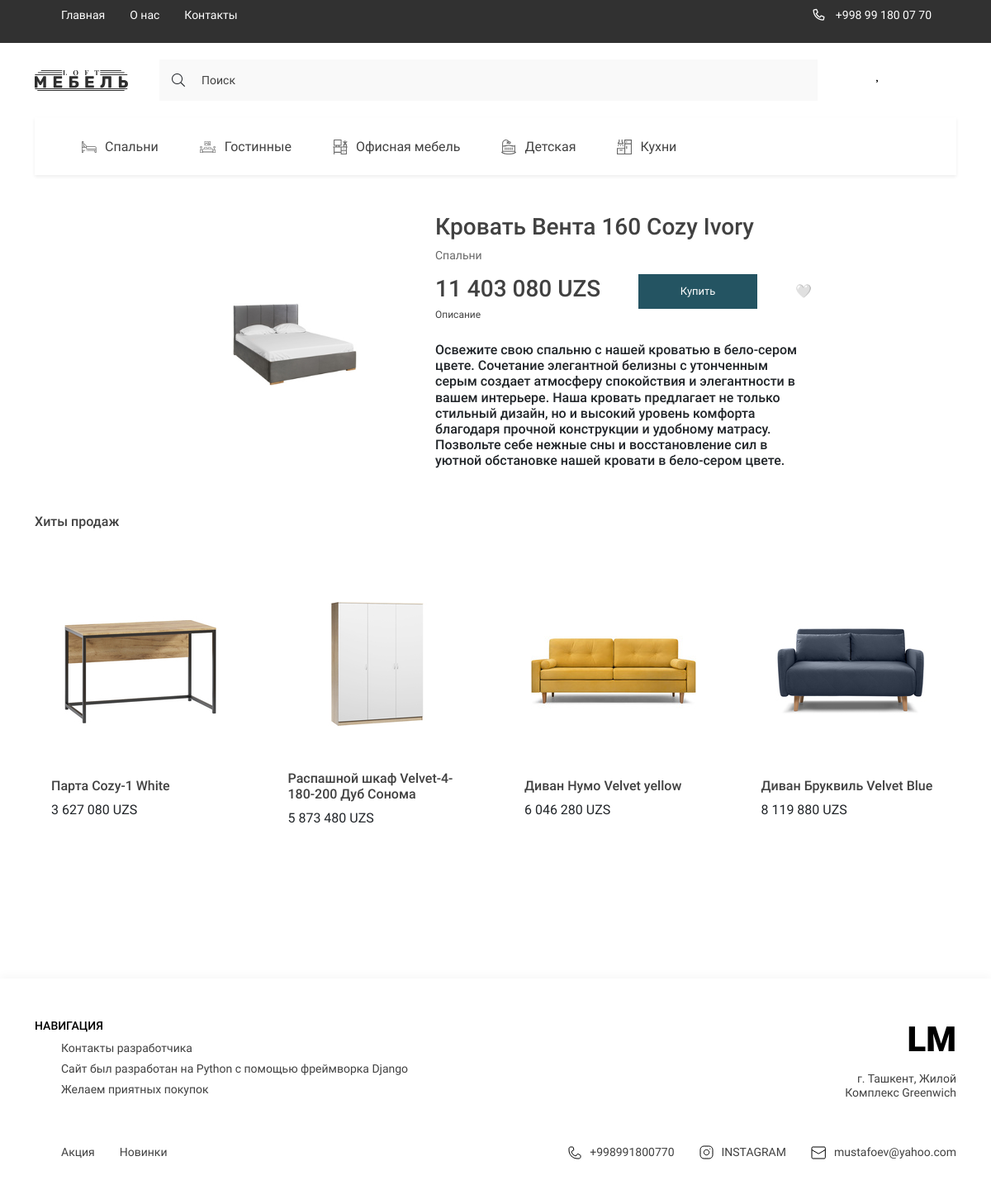
Screenshot of /product_detail/krovat-venta-160-cozy-ivory/ with the database file from the repository.
### digital/models.py (models this page shows)
class Category(models.Model):
    title = models.CharField(max_length=150, verbose_name='Название категории')
    image = models.ImageField(upload_to='categories/', verbose_name='Изображение', blank=True, null=True)
    slug = models.SlugField(unique=True, null=True)
    parent = models.ForeignKey('self', on_delete=models.CASCADE, null=True, blank=True, related_name='subcategories',
                               related_query_name='subcategories', verbose_name='Категория')
    def get_absolute_url(self):
        return reverse('category_page', kwargs={'slug': self.slug})
    def get_image_category(self):
        if self.image:
            return self.image.url
        else:
            return '-'
    class Meta:
        verbose_name = 'Категория'
        verbose_name_plural = 'Категории'
    def __str__(self):
        return self.title

class Product(models.Model):
    title = models.CharField(max_length=250, verbose_name='Название Товара')
    price = models.FloatField(verbose_name='Цена')
    quantity = models.IntegerField(verbose_name='Количество')
    slug = models.SlugField(unique=True, null=True)
    created_at = models.DateTimeField(auto_now_add=True, verbose_name='Дата добавления')
    category = models.ForeignKey(Category, on_delete=models.CASCADE, related_name='products', verbose_name='Категория')
    edited_at = models.DateTimeField(auto_now=True, verbose_name='Дата изменения')
    brand = models.ForeignKey('Brand', on_delete=models.CASCADE, null=True, blank=True)
    color_code = models.TextField(default='#000000', verbose_name='Код цвета', null=True, blank=True)
    color_name = models.TextField(default='Желтый', verbose_name='Цвет', null=True, blank=True)
    description_all = models.TextField(verbose_name='Описание для страницы о товаре', blank=True, null=True)
    def get_absolute_url(self):
        return reverse('product_detail', kwargs={'slug': self.slug})
    def get_image_product(self):
        if self.images:
            try:
                return self.images.first().image.url
            except:
                return '-'
        else:
            return '-'
    class Meta:
        verbose_name = 'Товар'
        verbose_name_plural = 'Товары'

class Gallery(models.Model):
    image = models.ImageField(upload_to='products', verbose_name='Картинка товара')
    product = models.ForeignKey(Product, on_delete=models.CASCADE, related_name='images')
    class Meta:
        verbose_name = 'Картинка'
        verbose_name_plural = 'Картинки'

### digital/views.py (the view)
# urls.py: path('product_detail/<slug:slug>/', ProductDetail.as_view(), name='product_detail'),
class ProductDetail(DetailView):
    model = Product
    context_object_name = 'product'
    def get_context_data(self, **kwargs):
        context = super().get_context_data()
        product = Product.objects.get(slug=self.kwargs['slug'])
        context['title'] = f'Товар {product.title}'
        products = Product.objects.all()
        data = []
        for i in range(len(products)):
            random_index = randint(0, len(products) - 1)
            p = products[random_index]
            if p not in data and product != p:
                data.append(p)
            context['products'] = data
        return context

### digital/templatetags/digital_tags.py (called while the page is built)
@register.simple_tag()
def get_categories():
    categories = Category.objects.filter(parent=None)
    return categories

@register.simple_tag()
def get_normal_price(price):
    return f'{int(price):_}'.replace('_', ' ')

### digital/templates/digital/product_detail.html (shortened to what this page needs)
{% extends 'base.html' %}
{% load static %}
{% load digital_tags %}
{% block main %}
<div class="product__slider">
    <div class="product__slider-content">
        <div class="sliderLines">
            <div class="product__slider-item active">
                <img src="{{ product.get_image_product }}" alt="banner"
                     class="product__slider-img">
            </div>
        </div>
    </div>
    <div class="product__slider-parameters">
        <h1 class="product__title">{{ product.title }}</h1>
        <span class="product__categories">{{ product.category }}</span>
        <div class="product__links">
            <h2 class="product__links-price"><span>{% get_normal_price product.price %}</span> UZS</h2>
            <a href="{% url 'to_cart' product.pk 'add' %}" class="product__links-buy">Купить</a>
            {% include 'digital/components/_fav_in_detail.html' %}
        </div>
        <p class="product__descr">
            <span class="product__descr-title">Описание</span>
        <h6>{{ product.description_all }}</h6>
        </p>
    </div>
</div>
<main class="main">
    <div class="container">
        <section class="products">
            <h2 class="products__title">Хиты продаж</h2>
            <div class="products__content">
                {% for product in products %}
                {% include 'digital/components/_product.html' %}
                {% endfor %}
            </div>
        </section>
    </div>
</main>
{% endblock main %}

### templates/base.html (shortened to what this page needs)
{% load static %}
<!DOCTYPE html>
<html lang="ru">
<head>
    <link rel="stylesheet" href="{% static 'digital/assets/fontawesome/css/all.min.css' %}">
    <link rel="stylesheet" href="{% static 'digital/style/style.css' %}">
    <link href="https://cdn.jsdelivr.net/npm/bootstrap@5.3.2/dist/css/bootstrap.min.css" rel="stylesheet">
</head>
<body>
<nav class="nav">
    <div class="container _nav">
        {% include 'components_base/_navbar_content.html' %}
    </div>
</nav>
<div class="wrapper">
    <header class="header">
        <div class="container">
            <div class="header__content">
                <div class="header__bar">
                    <a href="{% url 'index' %}" class="logo">
                        <img src="{% static 'digital/assets/icons/LOGO.svg' %}" alt="logo">
                    </a>
                    <form class="header__search" action="{% url 'search' %}">
                        <i class="fal fa-search"></i>
                        <input name="q" type="text" class="header__search-txt" placeholder="Поиск">
                    </form>
                    <ul class="header__list">
                        <li>
                            <a href="{% url 'my_favorite' %}" class="header__list-item" id="_heart">
                            </a>
                        </li>
                        <li>
                            <a href="{% url 'my_cart' %}" class="header__list-item" id="_bag">
                            </a>
                        </li>
                        {% if not request.user.is_authenticated %}
                        <li>
                            <a href="{% url 'login' %}" class="header__list-item" id="_profile"></a>
                        </li>
                        {% else %}
                        <li>
                            <a href="{% url 'logout' %}" class="header__list-item">Выйти с аккаунта</a>
                        </li>
                        {% endif %}
                    </ul>
                </div>
                {% include 'components_base/_categories_list.html' %}
            </div>
        </div>
    </header>
    {% block main %}
    {% endblock main %}
    {% include 'components_base/_footer.html' %}
</div>
</body>
</html>

### templates/components_base/_navbar_content.html (shortened to what this page needs)
{% load static %}
<div class="nav__content">
    <ul class="nav__list">
        <li>
            <a href="{% url 'index' %}" class="nav__list-links">
                Главная
            </a>
        </li>
        <li>
            <a href="{% url 'about_us' %}" class="nav__list-links">
                О нас
            </a>
        </li>
        <li>
            <a href="{% url 'contacts' %}" class="nav__list-links">
                Контакты
            </a>
        </li>
    </ul>
    <ul class="nav__contacts">
        <li>
            <a href="https://t.me/vertiws" class="nav__contacts-links">
                <i class="far fa-phone-alt"></i>
               +998 99 180 07 70
            </a>
        </li>
    </ul>
</div>

### templates/components_base/_burger_menu.html (shortened to what this page needs)
{% load static %}

### templates/components_base/_categories_list.html
{% load digital_tags %}
{% get_categories as categories %}
<ul class="header__list _categories">
    {% for category in categories %}
    <li>
        <a href="{{ category.get_absolute_url }}" class="header__list-links">
                                <span class="header__list-img">
                                    <img src="{{ category.get_image_category }}"
                                         alt="icons">
                                </span>
            {{ category.title }}
        </a>
    </li>
    {% endfor %}
</ul>

### digital/templates/digital/components/_fav_in_detail.html
{% load digital_tags %}
{% if request.user.is_authenticated %}
{% get_favorite_products request.user as fav_products %}
{% endif %}
{% if product in fav_products and request.user.is_authenticated %}
<a href="{% url 'add_favorite' product.slug %}">❤️</a>
{% else %}
<a href="{% url 'add_favorite' product.slug %}">🤍 </a>
{% endif %}

### digital/templates/digital/components/_product.html (shortened to what this page needs)
{% load digital_tags %}
<div class="products__item">
    <a href="{{ product.get_absolute_url }}"> <img src="{{ product.get_image_product }}" alt=""
                                   class="products__item-img"></a>
    <div class="products__item-text">
        <h3 class="products__item-title">{{ product.title }}</h3>
        <div class="products__item-price">{% get_normal_price product.price %} UZS</div>
    </div>
</div>

### templates/components_base/_footer.html
{% load static %}
<footer class="footer">
        <div class="container">
            <div class="footer__content">
                <div class="footer__navigate">
                    <div class="footer__navigate-part">
                        <h2 class="footer__navigate-title">НАВИГАЦИЯ</h2>
                        <div class="footer__navigate-lists">
                            <ul class="footer__navigate-list">
                                <li><a href="https://t.me/vertiws" class="footer__navigate-links">Контакты разработчика</a></li>
                                <li><a href="https://www.djangoproject.com/" class="footer__navigate-links">Сайт был разработан на Python с помощью фреймворка Django</a></li>
                                <li><a href="{% url 'index' %}" class="footer__navigate-links">Желаем приятных покупок</a></li>
                            </ul>
                        </div>
                    </div>
                    <div class="footer__navigate-part _right">
                        <a href="./index.html" class="footer__logo">LM</a>
                        <p class="footer__adress">г. Ташкент, Жилой Комплекс Greenwich</p>
                    </div>
                </div>
                <div class="footer__social">
                    <ul class="footer__navigate-list _short">
                        <li><a href="#!" class="footer__navigate-links">Акция</a></li>
                        <li><a href="#!" class="footer__navigate-links">Новинки</a></li>
                    </ul>
                    <ul class="footer__social-list">
                        <li>
                            <a href="tel:89648999119" class="footer__social-links">
                                <img src="{% static 'digital/assets/icons/phone.svg' %}" alt="phone">
                                +998991800770
                            </a>
                        </li>
                        <li>
                            <a href="https://www.instagram.com/" target="_blank" class="footer__social-links">
                                <img src="{% static 'digital/assets/icons/inst.svg' %}" alt="insta">
                                INSTAGRAM
                            </a>
                        </li>
                        <li>
                            <a href="mailto:pupzemli092@gmail.com" target="_blank" class="footer__social-links">
                                <img src="{% static 'digital/assets/icons/mail.svg' %}" alt="mail">
                               mustafoev@yahoo.com
                            </a>
                        </li>
                    </ul>
                </div>
            </div>
        </div>
    </footer>

### templates/components_base/_script.html (shortened to what this page needs)
{% load static %}

### templates/base.html (style rules this page uses)
a { text-decoration:none; }

### rows the page displays
Category: get_image_category (picture), title "Спальни"
Category: get_image_category (picture), title "Гостинные"
Category: get_image_category (picture), title "Офисная мебель"
Category: get_image_category (picture), title "Детская"
Category: get_image_category (picture), title "Кухни"
Product: get_image_product (picture), title "Кровать Вента 160 Cozy Ivory", category "Спальни", price "11 403 080", description_all "Освежите свою спальню с нашей кроватью в бело-сером цвете. Сочетание элегантной белизны с утонченным серым создает атмосферу спокойствия и элегантности в вашем интерьере. Наша кровать предлагает не только стильный дизайн, но и высокий уровень комфорта благодаря прочной конструкции и удобному матрасу. Позвольте себе нежные сны и восстановление сил в уютной обстановке нашей кровати в бело-сером цвете."
Product: get_image_product (picture), title "Парта Cozy-1 White", price "3 627 080"
Product: get_image_product (picture), title "Распашной шкаф Velvet-4-180-200 Дуб Сонома", price "5 873 480"
Product: get_image_product (picture), title "Диван Нумо Velvet yellow", price "6 046 280"
Product: get_image_product (picture), title "Диван Бруквиль Velvet Blue", price "8 119 880"
